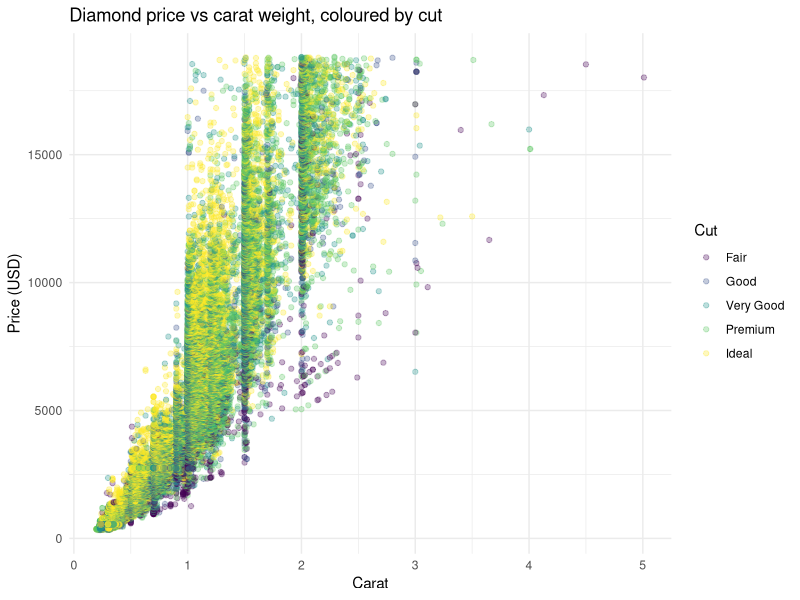
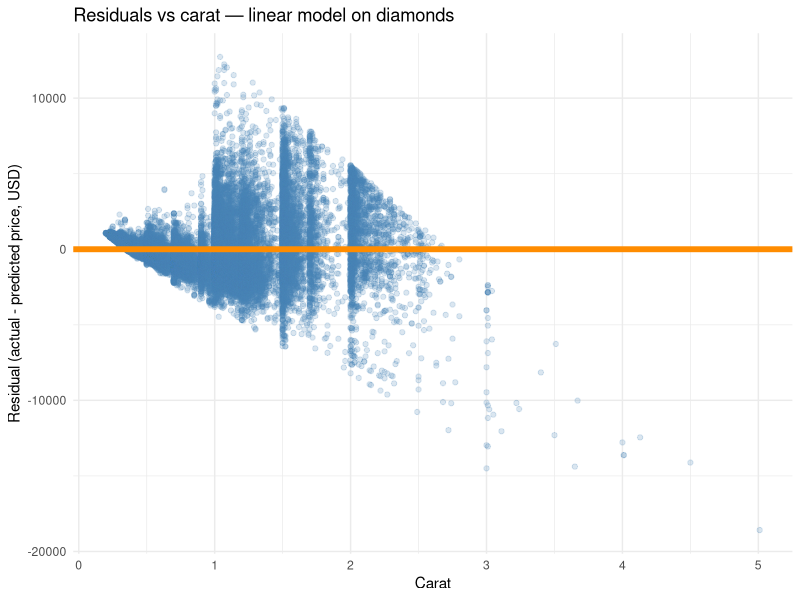

R code for these plots, in order:
## ---- chunk 1
knitr::opts_chunk$set(echo = TRUE, message = FALSE, warning = FALSE)
## ---- chunk 2
library(tidyverse)
library(modelr)
## ---- chunk 3
data("diamonds", package = "ggplot2")
glimpse(diamonds)
summary(diamonds)
## ---- chunk 4
ggplot(diamonds, aes(x = carat, y = price, colour = cut)) +
  geom_point(alpha = 0.3) +
  labs(
    title   = "Diamond price vs carat weight, coloured by cut",
    x       = "Carat",
    y       = "Price (USD)",
    colour  = "Cut"
  ) +
  theme_minimal()
## ---- chunk 5
mod1 <- lm(price ~ carat, data = diamonds)
summary(mod1)
## ---- chunk 6
diamonds_resid <- diamonds |>
  add_residuals(mod1)

ggplot(diamonds_resid, aes(x = carat, y = resid)) +
  geom_point(alpha = 0.2, colour = "steelblue") +
  geom_ref_line(h = 0, colour = "darkorange") +
  labs(
    title   = "Residuals vs carat — linear model on diamonds",
    x       = "Carat",
    y       = "Residual (actual - predicted price, USD)"
  ) +
  theme_minimal()

# Interpretation: The residuals fan outward as carat increases — the spread
# of residuals is much larger for heavy diamonds than for light ones.
# This is called heteroscedasticity (non-constant variance).
# It means the linear model is systematically wrong: it underestimates
# variability for large diamonds. A log transformation of both variables
# is indicated to stabilise the variance.
